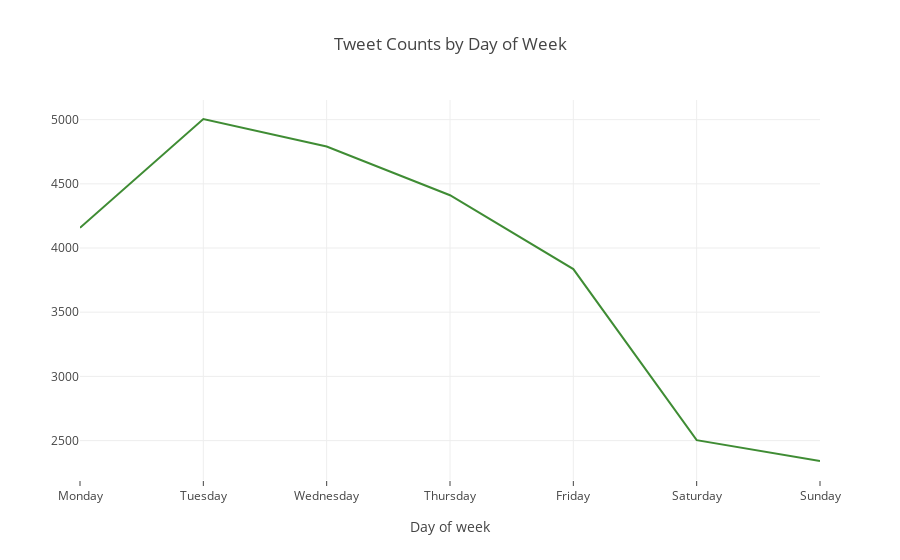

The code cell stored with this chart in its notebook:
### Code cell
# Creating trace1
trace1 = go.Scatter(
                    x = gk.index,
                    y = gk,
                    mode = "lines",
                    name = "citations",
                    marker = dict(color = 'rgba(16, 112, 2, 0.8)'),
                    text= gk.index)
# # Creating trace2
# trace2 = go.Scatter(
#                     x = df.world_rank,
#                     y = df.teaching,
#                     mode = "lines+markers",
#                     name = "teaching",
#                     marker = dict(color = 'rgba(80, 26, 80, 0.8)'),
#                     text= df.university_name)
data = [trace1] #, trace2]
layout = dict(title = 'Tweet Counts by Day of Week',
              xaxis= dict(title= 'Day of week',ticklen= 5,zeroline= False)
             )
fig = dict(data = data, layout = layout)
iplot(fig)
plt.savefig('Tweet_Counts_by_Day_of_Week.png')

### Figure 1 — Plotly figure (JSON) as saved in the notebook; plotly's stock layout.template omitted (floating-point values rounded to 4 significant figures)
{"data": [{"marker": {"color": "rgba(16, 112, 2, 0.8)"}, "mode": "lines", "name": "citations", "text": ["Monday", "Tuesday", "Wednesday", "Thursday", "Friday", "Saturday", "Sunday"], "type": "scatter", "uid": "31e0a4a2-46ff-4015-acda-4363b9fcf674", "x": ["Monday", "Tuesday", "Wednesday", "Thursday", "Friday", "Saturday", "Sunday"], "y": [4158, 5005, 4791, 4411, 3836, 2503, 2341]}], "layout": {"title": {"text": "Tweet Counts by Day of Week"}, "xaxis": {"ticklen": 5, "title": {"text": "Day of week"}, "zeroline": false}}}
